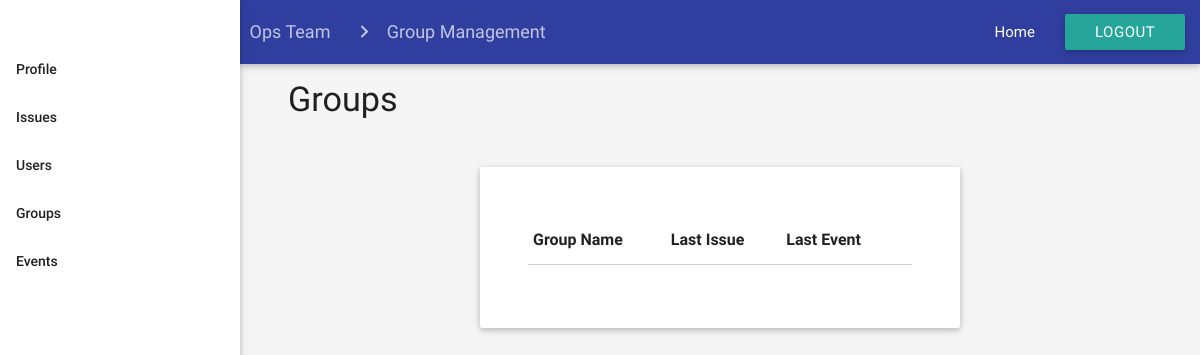
The page /html/opsteam/groupManagement_opsteam.php on the database as committed earlier.
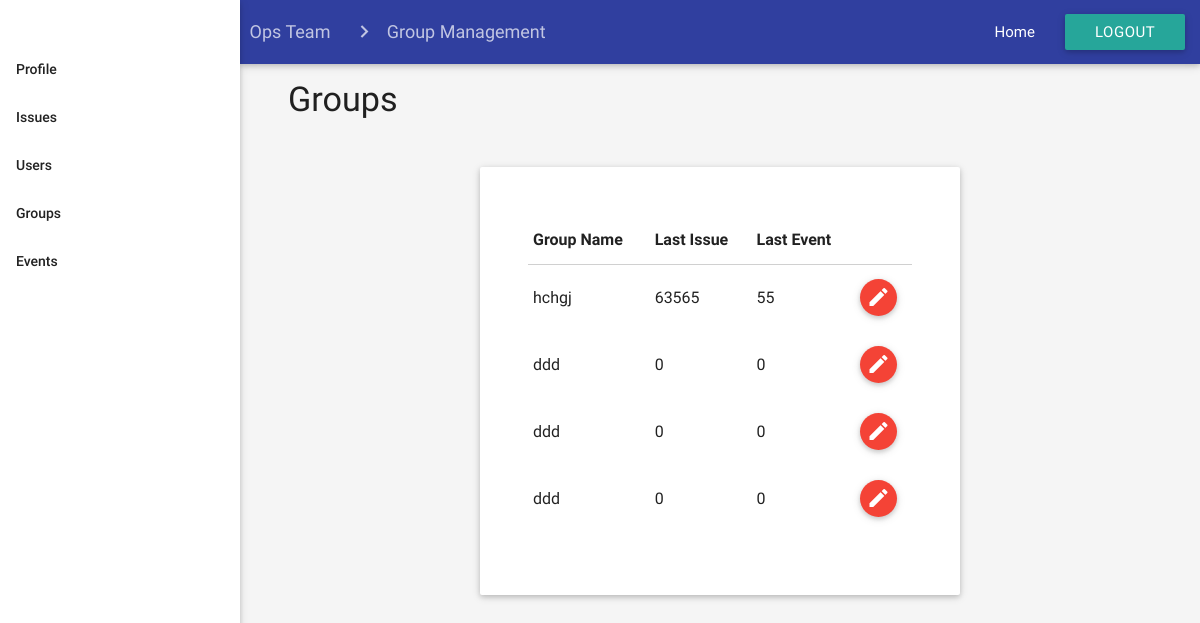
The same page on the database as committed later.
### tables this page shows
CREATE TABLE `groups` (
  `Group_ID` int(11) NOT NULL,
  `Group_Name` varchar(255) NOT NULL,
  `Users` varchar(255) DEFAULT 'None',
  `Events` varchar(255) DEFAULT 'None',
  `Event_ID` int(255) NOT NULL,
  `User_ID` int(255) NOT NULL,
  `Group_Permissions` enum('View','Modify','Edit','Delete','Create') NOT NULL DEFAULT 'View'
);

### html/opsteam/groupManagement_opsteam.php (the view, shortened to what this page needs)
<html>
<head>
    <link type="text/css" rel="stylesheet" href="../../css/materialize.min.css" media="screen,projection" />
    <link type="text/css" rel="stylesheet" href="../../css/register.css" />
    <link type="text/css" rel="stylesheet" href="../../css/opsteam/groupManagement_opsteam.css" />
</head>
<body class="grey lighten-4">
    <ul id="nav-mobile" class="side-nav fixed sideNav">
        <br>
        <br>
        <li class="bold"><a href="http://localhost/MIS347/html/opsteam/profile_opsteam.php" class="waves-effect waves-teal">Profile</a></li>
        <li class="bold"><a href="http://localhost/MIS347/html/opsteam/issueManagement_opsteam.php" class="waves-effect waves-teal">Issues</a></li>
        <li class="bold"><a href="http://localhost/MIS347/html/opsteam/userManagement_opsteam.php" class="waves-effect waves-teal">Users</a></li>
        <li class="bold"><a href="http://localhost/MIS347/html/opsteam/groupManagement_opsteam.php" class="waves-effect waves-teal">Groups</a></li>
        <li class="bold"><a href="http://localhost/MIS347/html/opsteam/eventManagement_opsteam.php" class="waves-effect waves-teal">Events</a></li>
    </ul>
    <div class="mainContainer">
        <nav class="indigo darken-2 topNavBar">
            <div class="nav-wrapper">
                <div class="col s12">
                    <a href="#!" class="breadcrumb">Ops Team</a>
                    <a href="#!" class="breadcrumb">Group Management</a>
                                        <ul class="right hide-on-med-and-down">
                        <li><a href="dashboard_opsteam.html">Home</a></li>
                        <li><a class="waves-effect waves-light btn" href="../../php/logout.php">Logout</a></li>
                    </ul>
                </div>
            </div>
        </nav>
        <div id="page_title">
            <h4>Groups</h4>
        </div>
        <div class="formContainer card">
            <form class="col s12 l12 m6">
                <table class="highlight responsive-table">
                    <thead>
                        <tr>
                            <th data-field="id">Group Name</th>
                            <th data-field="name">Last Issue</th>
                            <th data-field="price">Last Event</th>
                            <th data-field="action"></th>
                        </tr>
                    </thead>
                    <tbody>
						<?php
                        $conn = new mysqli('localhost','ske','ske','skecomplaints');
                            $sql = "SELECT * FROM groups";
                            $result = $conn->query($sql);
                            while($row = $result->fetch_assoc()){
                                $Group_ID = $row["Group_ID"];
                                $Group_Name = $row["Group_Name"];
                                $Event_ID = $row["Event_ID"];
                                $User_ID = $row["User_ID"];
                                echo '
                                <tr id="E'.$Group_ID.'">
                                <form  id="groupEdit" action = "../../php/groupEdit.php" method = "post">
                                    <input name="Egroupid" type = "hidden" value = "'.$Group_ID.'" />
                                </form>
                                <tr id="D'.$Group_ID.'">
                               <form  id="groupDelete" action = "../../php/groupDelete.php" method = "post">
                                    <input name="Dgroupid" type = "hidden" value = "'.$Group_ID.'" />
                                </form>
                                    <td>'.$Group_Name.'</td>
                                    <td>'.$Event_ID.'</td>
                                    <td>'.$User_ID.'</td>
                                    <td>
                                    <button class="btn-floating modal-trigger btn-small waves-effect waves-light red btn_edit" href="#editIssueModal"><i class="material-icons">mode_edit</i></a>
                                    </td>
                                </tr>
                                ';
                            }
                        ?>
                    </tbody>
                </table>
            </form>
        </div>
    </div>
</body>
</html>

Rows that differ between the two databases and show on the page:
added groups: Group_Name "hchgj", Event_ID "63565", User_ID "55"
added groups: Group_Name "ddd", Event_ID "0", User_ID "0"
added groups: Group_Name "ddd", Event_ID "0", User_ID "0"
added groups: Group_Name "ddd", Event_ID "0", User_ID "0"
